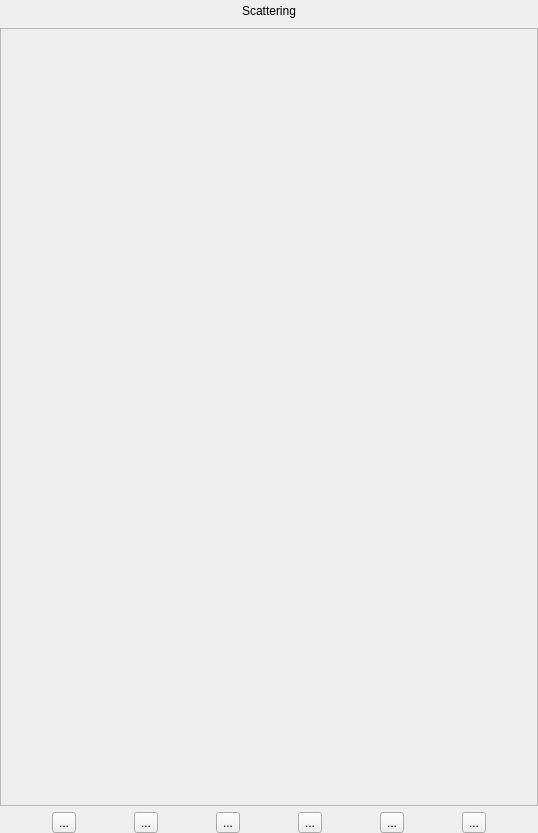
<?xml version="1.0" encoding="UTF-8"?>
<ui version="4.0">
    <class>Form</class>
    <widget class="QWidget" name="Form">
        <property name="geometry">
            <rect>
                <x>0</x>
                <y>0</y>
                <width>538</width>
                <height>833</height>
            </rect>
        </property>
        <property name="windowTitle">
            <string>Form</string>
        </property>
        <layout class="QVBoxLayout" name="verticalLayout">
            <property name="margin">
                <number>0</number>
            </property>
            <item>
                <widget class="QPushButton" name="showDetectorButton">
                    <property name="text">
                        <string>Scattering</string>
                    </property>
                    <property name="flat">
                        <bool>true</bool>
                    </property>
                </widget>
            </item>
            <item>
                <widget class="QScrollArea" name="featuresScroll">
                    <property name="minimumSize">
                        <size>
                            <width>200</width>
                            <height>0</height>
                        </size>
                    </property>
                    <property name="widgetResizable">
                        <bool>true</bool>
                    </property>
                    <widget class="QWidget" name="scrollAreaWidgetContents">
                        <property name="geometry">
                            <rect>
                                <x>0</x>
                                <y>0</y>
                                <width>536</width>
                                <height>756</height>
                            </rect>
                        </property>
                        <layout class="QVBoxLayout" name="featuresList">
                            <property name="spacing">
                                <number>0</number>
                            </property>
                            <property name="margin">
                                <number>0</number>
                            </property>
                        </layout>
                    </widget>
                </widget>
            </item>
            <item>
                <layout class="QHBoxLayout" name="horizontalLayout">
                    <item>
                        <widget class="QToolButton" name="addFeatureButton">
                            <property name="text">
                                <string>...</string>
                            </property>
                            <property name="icon">
                                <iconset>
                                    <normaloff>xicam/gui/icons_52.png</normaloff>xicam/gui/icons_52.png
                                </iconset>
                            </property>
                            <property name="iconSize">
                                <size>
                                    <width>32</width>
                                    <height>32</height>
                                </size>
                            </property>
                        </widget>
                    </item>
                    <item>
                        <widget class="QToolButton" name="addParticleButton">
                            <property name="text">
                                <string>...</string>
                            </property>
                            <property name="icon">
                                <iconset>
                                    <normaloff>xicam/gui/icons_54.png</normaloff>xicam/gui/icons_54.png
                                </iconset>
                            </property>
                            <property name="iconSize">
                                <size>
                                    <width>32</width>
                                    <height>32</height>
                                </size>
                            </property>
                        </widget>
                    </item>
                    <item>
                        <widget class="QToolButton" name="addSubstrateButton">
                            <property name="text">
                                <string>...</string>
                            </property>
                            <property name="icon">
                                <iconset>
                                    <normaloff>xicam/gui/icons_53.png</normaloff>xicam/gui/icons_53.png
                                </iconset>
                            </property>
                            <property name="iconSize">
                                <size>
                                    <width>32</width>
                                    <height>32</height>
                                </size>
                            </property>
                        </widget>
                    </item>
                    <item>
                        <widget class="QToolButton" name="run">
                            <property name="text">
                                <string>...</string>
                            </property>
                            <property name="icon">
                                <iconset>
                                    <normaloff>xicam/gui/icons_34.png</normaloff>xicam/gui/icons_34.png
                                </iconset>
                            </property>
                            <property name="iconSize">
                                <size>
                                    <width>32</width>
                                    <height>32</height>
                                </size>
                            </property>
                        </widget>
                    </item>
                    <item>
                        <widget class="QToolButton" name="save">
                            <property name="text">
                                <string>...</string>
                            </property>
                            <property name="icon">
                                <iconset>
                                    <normaloff>xicam/gui/icons_59.png</normaloff>xicam/gui/icons_40.png
                                </iconset>
                            </property>
                            <property name="iconSize">
                                <size>
                                    <width>32</width>
                                    <height>32</height>
                                </size>
                            </property>
                        </widget>
                    </item>
                    <item>
                        <widget class="QToolButton" name="load">
                            <property name="text">
                                <string>...</string>
                            </property>
                            <property name="icon">
                                <iconset>
                                    <normaloff>xicam/gui/icons_55.png</normaloff>xicam/gui/icons_41.png
                                </iconset>
                            </property>
                            <property name="iconSize">
                                <size>
                                    <width>32</width>
                                    <height>32</height>
                                </size>
                            </property>
                        </widget>
                    </item>
                </layout>
            </item>
        </layout>
    </widget>
    <resources/>
    <connections/>
</ui>
